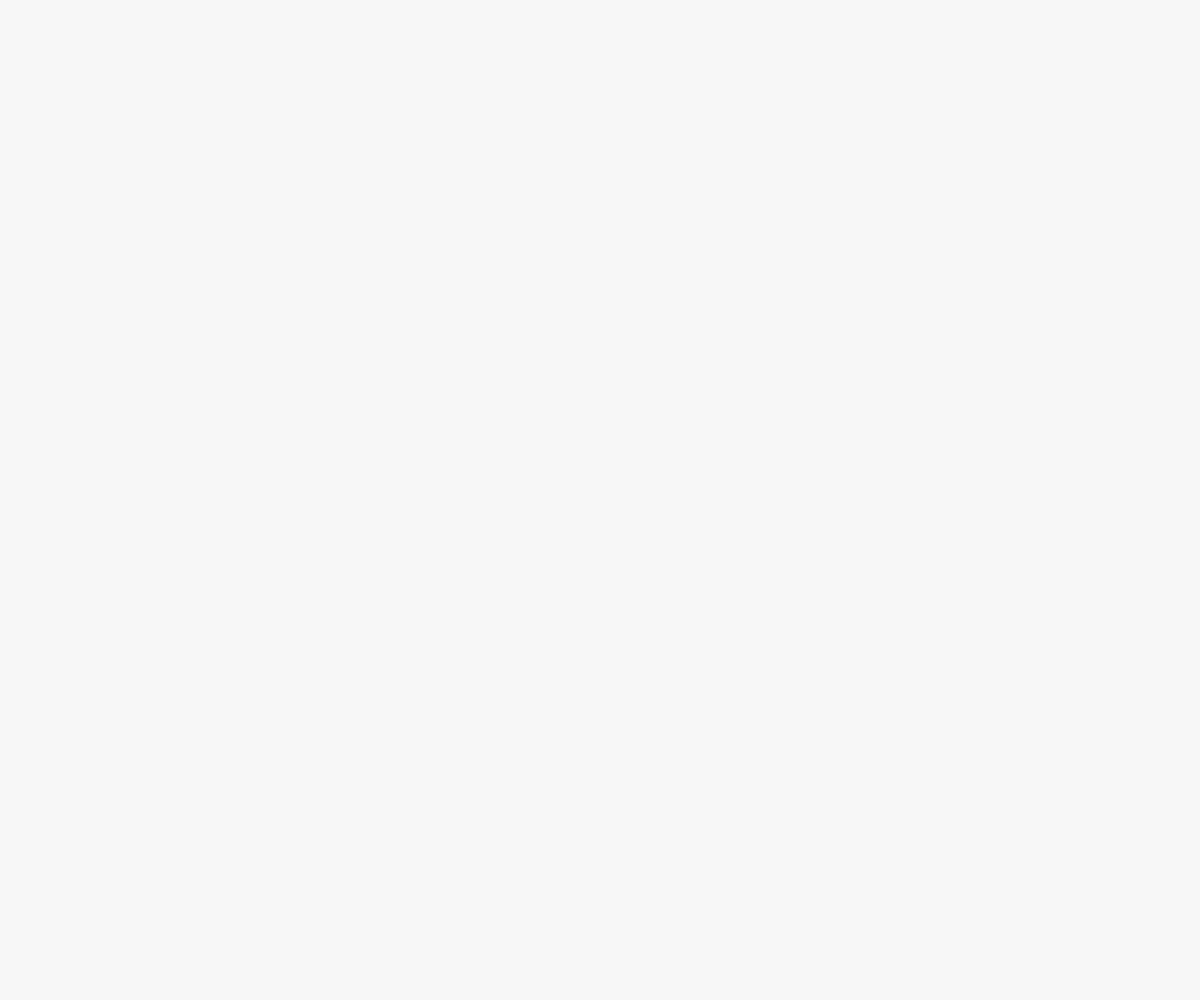
Frame 1 (no input)
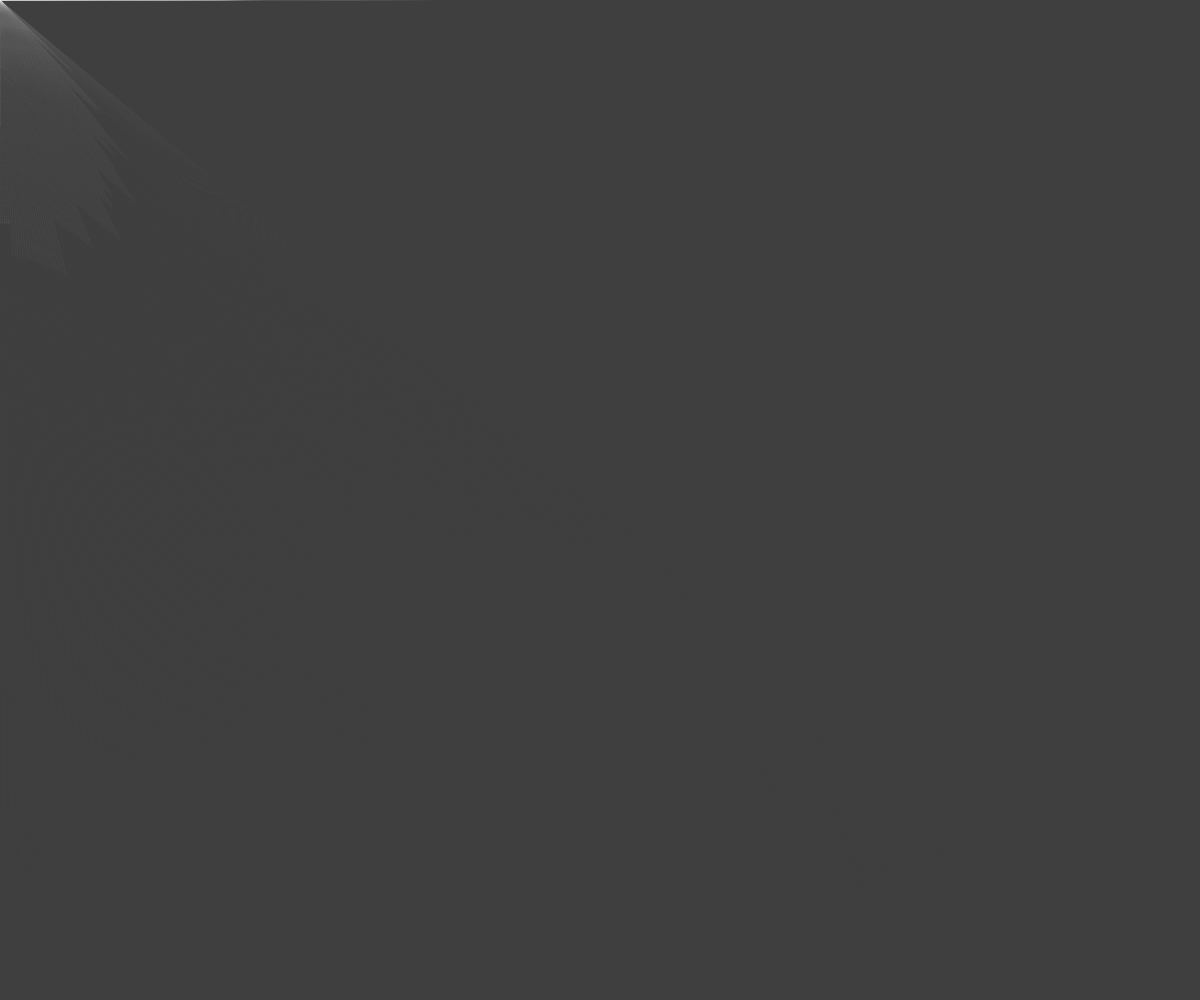
Frame 60 (no input)
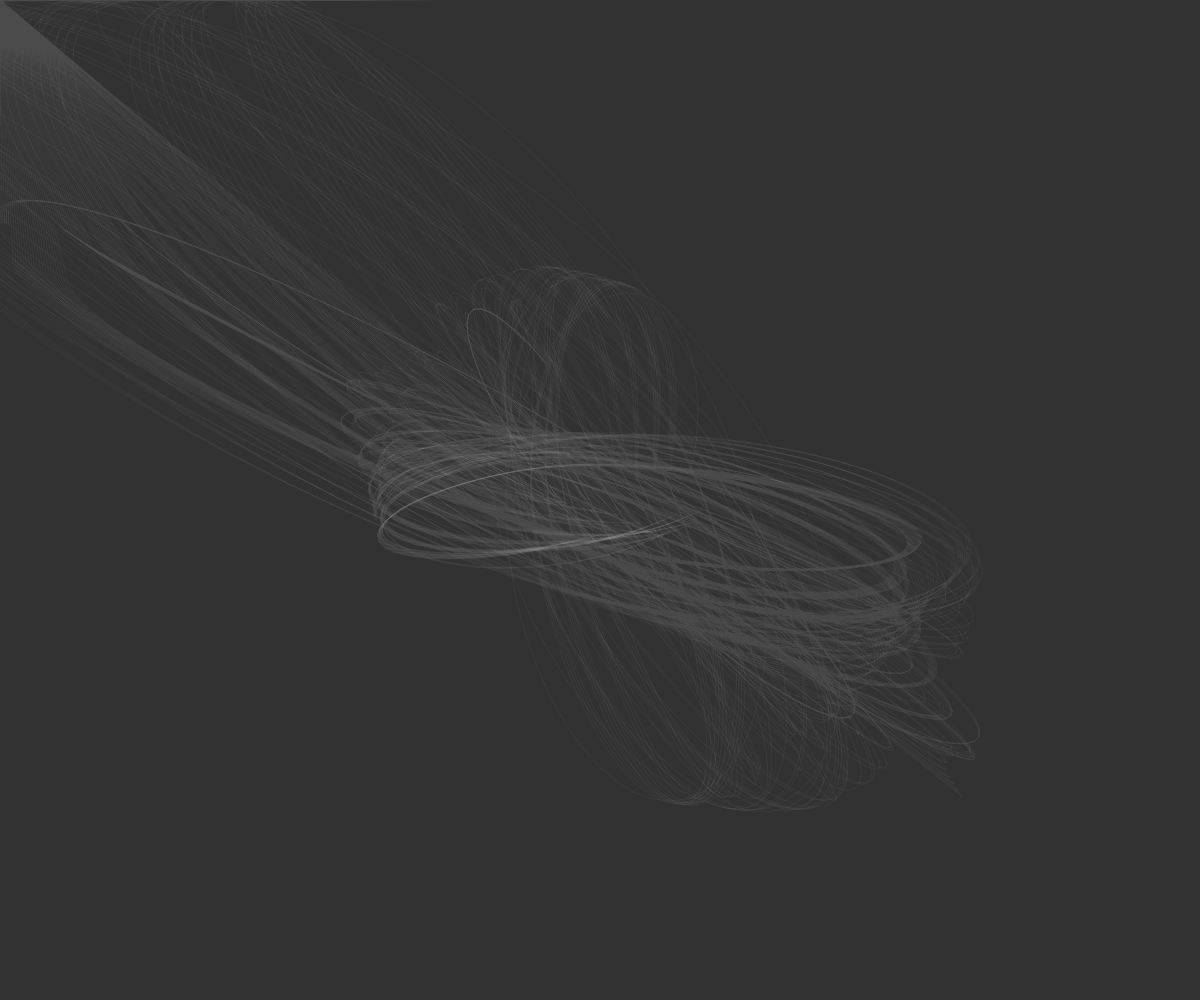
Frame 120 (the mouse pressed at the canvas centre since frame 60)

The p5.js sketch that drew these frames (run headless with seeded random() and noise() and a simulated clock; from frame 60 on, the mouse is pressed at the canvas centre):

// p5.js sketch
// ── sketch.js
// var attractors = [];
var particles = [];

function setup() {
  createCanvas(windowWidth, windowHeight);

  for (let i = 0; i < windowWidth; i+=10) {
    particles.push(new Particle(i,-1));
    particles.push(new Particle(i,windowHeight+1));
  }

}

function draw() {

  for (let i = 0; i < particles.length; i++) {
    particles[i].attracted(createVector(mouseX, mouseY));
    particles[i].update();
    particles[i].show();
  }
  background(51, 10);

}

// ── particle.js
function Particle(x, y) {
  this.pos = createVector(x, y);
  this.prev = createVector(x, y);
  this.vel = createVector();
  // this.vel = p5.Vector.random2D();
  this.acc = createVector();

  this.update = function() {
    this.pos.add(this.vel);
    this.vel.add(this.acc);
    this.vel.mult(.95);
    this.acc.mult(0);
  }

  this.show = function() {
    stroke(255, 10);
    strokeWeight(1);
    line(this.pos.x, this.pos.y, this.prev.x, this.prev.y);
    this.prev.x = this.pos.x;
    this.prev.y = this.pos.y;
  }

  this.attracted = function(target) {
    let force = p5.Vector.sub(target, this.pos);
    // let dsquared = constrain(force.magSq(), 5, 100);
    // let g = 30;
    // let strength = g/dsquared;
    let strength = 5;
    force.setMag(strength);
    this.acc.add(force);
  }

}
